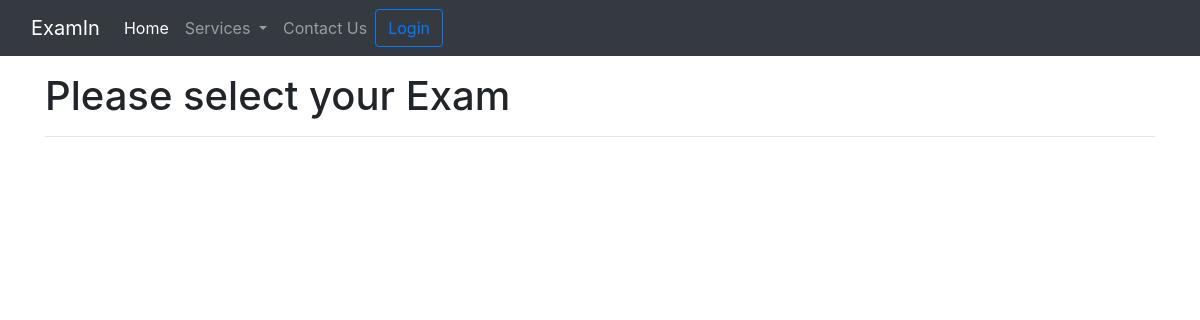
The app's page /quiz/, older data.
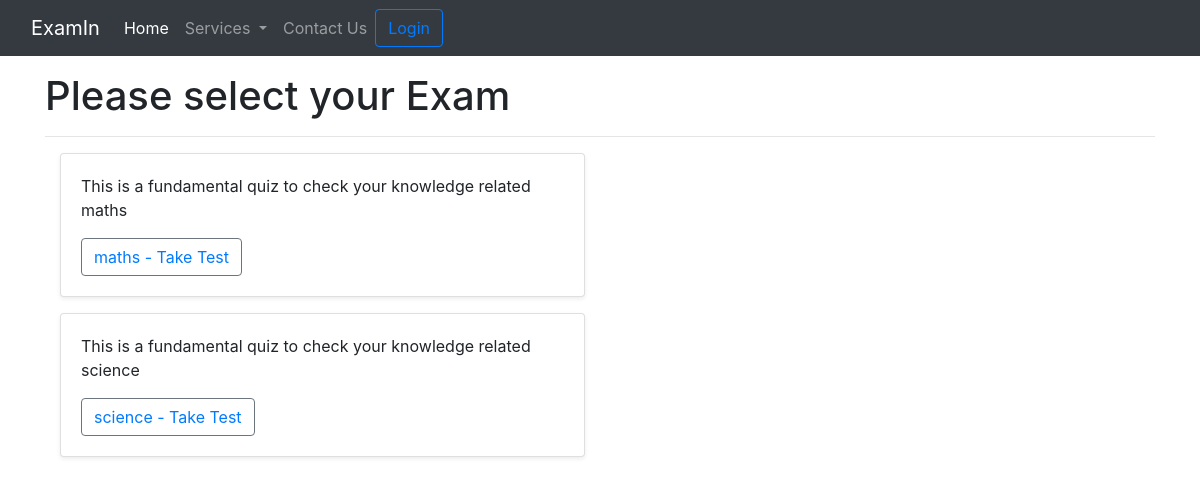
The same page, newer data.
### quizes/models.py (models this page shows, shortened)
class Quiz(models.Model):
    name = models.CharField(max_length=120)
    topic = models.CharField(max_length=120)
    number_of_questions = models.IntegerField()
    time = models.IntegerField(help_text="duration of the quiz in minutes")
    required_score_to_pass = models.IntegerField(help_text="required score in %")
    difficulty = models.CharField(max_length=6, choices=DIFF_CHOICES)
    class Meta:
        verbose_name_plural = 'Quizes'

### quizes/views.py (the view)
# urls.py: path('', QuizListView.as_view(), name='main-view'),
class QuizListView(ListView):
    model = Quiz
    template_name = 'quizes/main.html'

### quizes/templates/quizes/main.html (shortened to what this page needs)
{% extends 'quizindex.html' %}
{% load static %}
{% block content %}
<div class = "h1"> Please select your Exam  </div>
<hr>
{% for obj in object_list %}
    <div class="container my-3">
      <div class="row row-cols-1 row-cols-sm-2 row-cols- g-3">
        <div class="col">
          <div class="card shadow-sm">
            <div class="card-body">
              <p class="card-text">This is a fundamental quiz to check your knowledge related {{obj.name}} </p>
              <div class="d-flex justify-content-between align-items-center">
                <div class="btn-group">
                  <button type="button"
                  class="btn btn-link modal-button btn-outline-secondary"
                  data-pk="{{obj.pk}}"
                  data-quiz="{{obj.name}}"
                  data-questions="{{obj.number_of_questions}}"
                  data-difficulty="{{obj.difficulty}}"
                  data-time="{{obj.time}}"
                  data-pass= "{{obj.required_score_to_pass}}"
                  data-toggle="modal"
                  data-target="#quizStartModal">
                  {{obj.name}} -
                  Take Test
                  </button>
                </div>
              </div>
            </div>
          </div>
        </div>
      </div>
    </div>
{% endfor %}
{% endblock content %}

Row changes from the older to the newer data that the page shows:
added Quiz: name "maths"
added Quiz: name "science"
